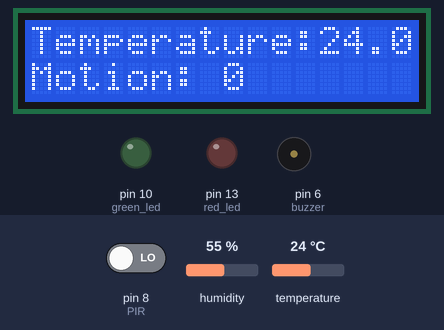
This sketch was run on a simulated Arduino Uno, built with avr-gcc and run on an emulated ATmega328P. Parts: 16×2 character LCD, output pins drawn as LEDs (lit = HIGH), buzzer (waves = sounding, pin HIGH). The test bench sets the inputs (shaded band); at power-on: pin 8 (PIR) LOW, temperature 24 °C, humidity 55 %. What the sketch prints to the serial monitor is not drawn.

Above: at 6.2 s.
6.3 s: pin 8 (PIR) driven HIGH
At 7.7 s:
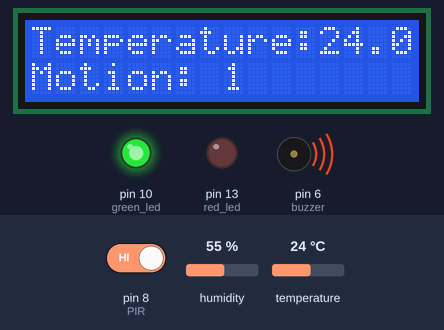
12.2 s: temperature set to 29 °C
At 14.6 s:
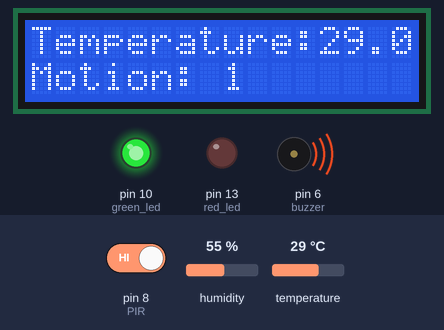
16.7 s: temperature set to 32 °C
At 21.9 s:
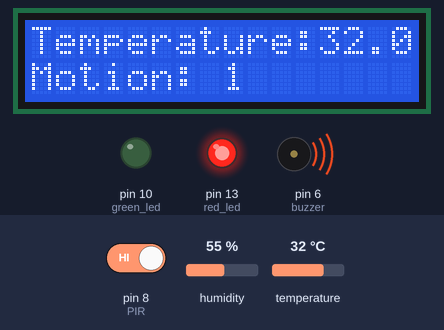
22.6 s: pin 8 (PIR) driven LOW
At 25.4 s:
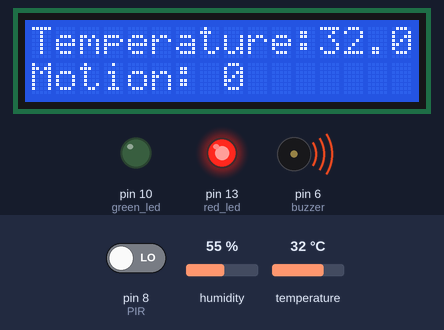
27.7 s: temperature set to 12 °C
At 31.0 s:
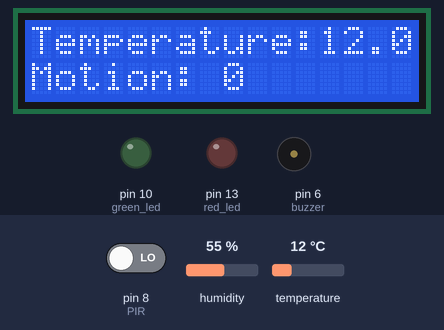
Timing chart, 0 to 32.5 s (numbered marks = the images above; inputs shaded):
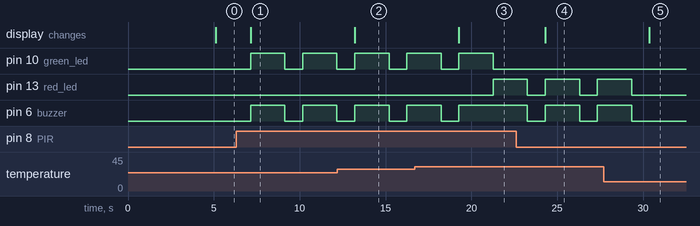

Measured:
- the behaviour switches between 30 and 31 °C on temperature (found by bisection; images 2 and 3)
- after the input at 6.3 s, pin 10 (green_led), pin 6 (buzzer): alternates HIGH for 2.0 s and LOW for 1.0 s, starting after 0.84 s; the display: changes after 0.84 s (image 1)
- after the input at 12.2 s, the display: changes after 1.0 s (image 2)
- after the input at 16.7 s, pin 13 (red_led): LOW → HIGH after 4.6 s; pin 6 (buzzer): goes on until 19.3 s, then stays HIGH; the display: changes after 2.6 s (image 3)
- after the input at 22.6 s, pin 10 (green_led): stays LOW (without the input it goes to HIGH after 1.7 s); the display: changes after 1.7 s (image 4)
- after the input at 27.7 s, pin 13 (red_led), pin 6 (buzzer): goes on until 29.3 s, then stays LOW; the display: changes after 2.7 s (image 5)

The sketch:

final_project.ino
```cpp
// Include library for LCD and define pins
#include <LiquidCrystal.h>
const int rs = 12, en = 11, d4 = 5, d5 = 4, d6 = 3, d7 = 2;
LiquidCrystal lcd(rs, en, d4, d5, d6, d7);
const int green_led = 10;
const int red_led = 13;
const int buzzer = 6;
int PIR = 8;  // Define PIR pin
int val = 0;

// Set threshold for AQI
#include "DHT.h"

#define DHTPIN 7

#define DHTTYPE DHT11  // DHT 11


DHT dht(DHTPIN, DHTTYPE);
void setup() {
  // Set direction of input-output pins

  pinMode(green_led, OUTPUT);
  pinMode(red_led, OUTPUT);


  pinMode(PIR, INPUT);
  pinMode(buzzer, OUTPUT);

  /*digitalWrite(green_led, LOW);
  digitalWrite(buzzer, LOW);
  // Initiate serial and lcd communication
  Serial.begin (9600);*/
  lcd.clear();
  lcd.begin(16, 2);
  lcd.print("Security Alarm!");


  delay(5000);
  Serial.begin(9600);
  Serial.println(F("DHTxx test!"));

  dht.begin();
}

void loop() {
  float h = dht.readHumidity();
  // Read temperature as Celsius (the default)
  float t = dht.readTemperature();
  // Read temperature as Fahrenheit (isFahrenheit = true)
  float f = dht.readTemperature(true);

  // Check if any reads failed and exit early (to try again).
  if (isnan(h) || isnan(t) || isnan(f)) {
    Serial.println(F("Failed to read from DHT sensor!"));
    return;
  }

  // Compute heat index in Fahrenheit (the default)
  float hif = dht.computeHeatIndex(f, h);
  // Compute heat index in Celsius (isFahreheit = false)
  float hic = dht.computeHeatIndex(t, h, false);
  val = digitalRead(PIR);  // The value read from PIR pin 3 will be assigned to 'val'
                           /*if(val == HIGH){
  digitalWrite(green_led, HIGH); // Turn LED ON
  digitalWrite(buzzer, HIGH); // Turn Buzzer ON
  Serial.println("Movement Detected"); // Print this text in Serial Monitor
}
else
{
  digitalWrite(green_led, LOW);
  digitalWrite(buzzer, LOW);
  Serial.println("Movement not Detected");
}*/

  Serial.print("Temperature : ");
  Serial.println(t);
  Serial.print("Humidity : ");
  Serial.println(h);
  Serial.print("Human Detection : ");
  Serial.println(val);
  Serial.println(" ");
  lcd.clear();

  lcd.setCursor(0, 0);
  lcd.println("Temperature: ");
  lcd.setCursor(12, 0);
  lcd.print(t);
  // lcd.setCursor(14, 0);
  // lcd.println(" C ");
  // lcd.setCursor(9, 0);
  // lcd.print(int(h));
  lcd.setCursor(0, 1);
  lcd.print("Motion: ");
  lcd.setCursor(8, 1);
  lcd.print(val);


  if ((val == HIGH)) {
    digitalWrite(green_led, HIGH);
    digitalWrite(buzzer, HIGH);

    // tone(buzzer, 1000, 1000);
    delay(2000);
    digitalWrite(buzzer, LOW);
    digitalWrite(green_led, LOW);
    Serial.println("Movement Detected");
    Serial.println(" ");
    // lcd.print("D: ");
    lcd.setCursor(8, 1);
    lcd.print(val);
    // lcd.setCursor(15, 0);
    // lcd.print(val);


  }
  if (t > 30) {
    digitalWrite(red_led, HIGH);

    digitalWrite(buzzer, HIGH);
    delay(2000);
    digitalWrite(red_led, LOW);
    digitalWrite(buzzer, LOW);

  }

  delay(1000);
}
```
